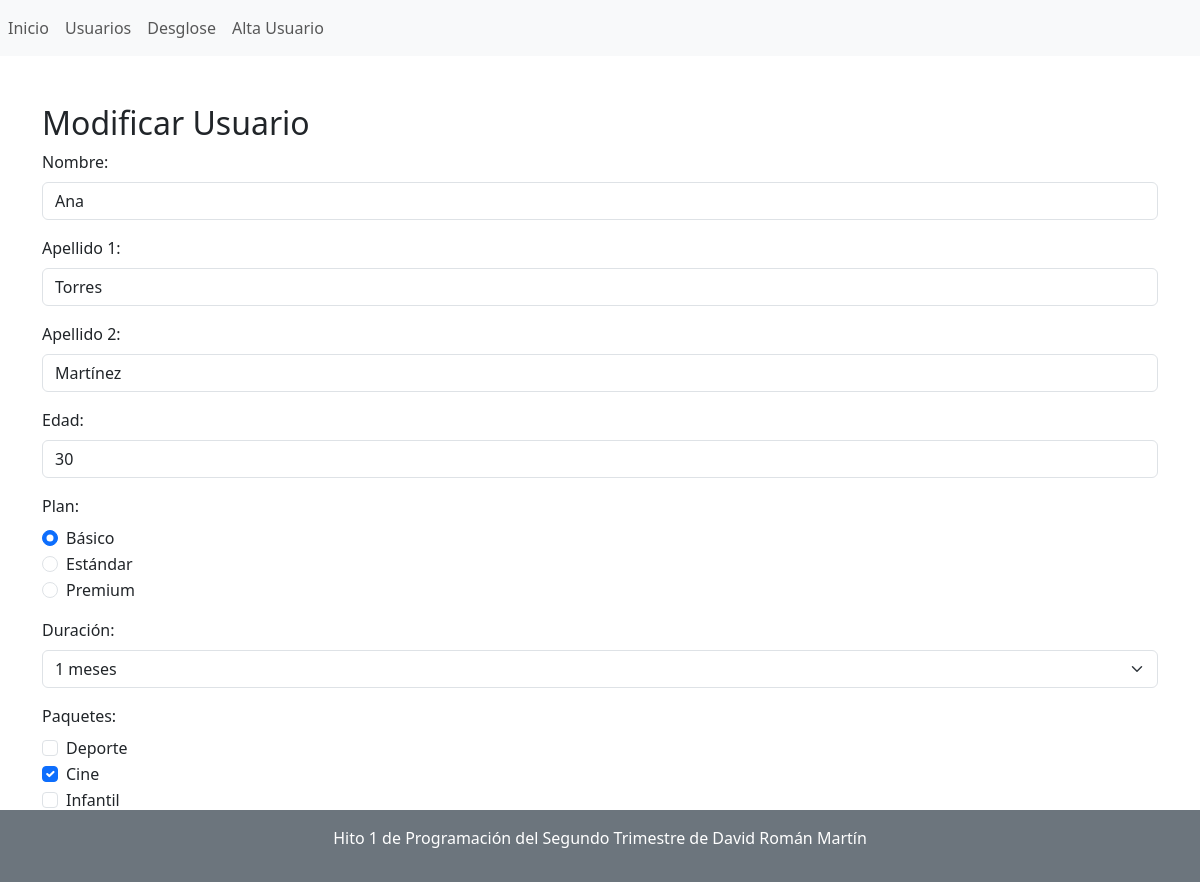
The app's page /modificar.php?correo=ana.torres@example.com with its own data.
### tables this page shows
CREATE TABLE `usuarios` (
  `correo` varchar(100) NOT NULL,
  `nombre` varchar(50) NOT NULL,
  `apellido1` varchar(50) NOT NULL,
  `apellido2` varchar(50) NOT NULL,
  `edad` int NOT NULL,
  PRIMARY KEY (`correo`)
);

CREATE TABLE `planes_usuarios` (
  `correo` varchar(100) NOT NULL,
  `id_plan` int NOT NULL,
  `duracion` int DEFAULT NULL,
  KEY `correo` (`correo`),
  KEY `id_plan` (`id_plan`),
  CONSTRAINT `planes_usuarios_ibfk_1` FOREIGN KEY (`correo`) REFERENCES `usuarios` (`correo`),
  CONSTRAINT `planes_usuarios_ibfk_2` FOREIGN KEY (`id_plan`) REFERENCES `planes` (`id_plan`)
);

CREATE TABLE `planes` (
  `id_plan` int NOT NULL,
  `plan` varchar(50) DEFAULT NULL,
  `precio` decimal(10,2) DEFAULT NULL,
  PRIMARY KEY (`id_plan`)
);

CREATE TABLE `paquetes` (
  `id_paquete` int NOT NULL,
  `paquete` varchar(50) DEFAULT NULL,
  `precio` decimal(10,2) DEFAULT NULL,
  PRIMARY KEY (`id_paquete`)
);

### modificar.php (the view, shortened to what this page needs)
<!DOCTYPE html>
<html>
    <head>
        <link href="https://cdn.jsdelivr.net/npm/bootstrap@5.3.3/dist/css/bootstrap.min.css" rel="stylesheet">
    </head>
    <body>
    <?php
    $conexion = new mysqli("127.0.0.1", "root", "campusfp", "hito1prog");
    include('navegacion.php');
    $correo = $_GET['correo'];
    if (!empty($correo)) {
        $queryUsuario = "SELECT * FROM usuarios WHERE correo = '$correo'";
        $queryPlanes = "SELECT * FROM planes";
        $queryPaquetes = "SELECT * FROM paquetes";
        $queryPlanUsuario = "SELECT * FROM planes_usuarios WHERE correo = '$correo'";
        $queryPaquetesUsuario = "SELECT id_paquete FROM paquetes_usuarios WHERE correo = '$correo'";
        $resultUsuario = $conexion->query($queryUsuario);
        $resultPlanes = $conexion->query($queryPlanes);
        $resultPaquetes = $conexion->query($queryPaquetes);
        $resultPlanUsuario = $conexion->query($queryPlanUsuario);
        $resultPaquetesUsuario = $conexion->query($queryPaquetesUsuario);
        $usuario = $resultUsuario ? $resultUsuario->fetch_assoc() : [];
        $planUsuario = $resultPlanUsuario ? $resultPlanUsuario->fetch_assoc() : [];
        $paquetesUsuario = [];
        if ($resultPaquetesUsuario) {
            while ($row = $resultPaquetesUsuario->fetch_assoc()) {
                $paquetesUsuario[] = $row['id_paquete'];
            }
        }
    } else {
        $usuario = [];
        $planUsuario = [];
        $paquetesUsuario = [];
    }
    if (!empty($usuario)):
        echo '<!DOCTYPE html>';
        echo '<html lang="es">';
        echo '<head>';
        echo '<link href="https://cdn.jsdelivr.net/npm/bootstrap@5.3.3/dist/css/bootstrap.min.css" rel="stylesheet">';
        echo '</head>';
        echo '<body>';
        echo '<div class="container mt-5">';
        echo '<h2>Modificar Usuario</h2>';
        echo '<form method="POST">';
        echo '<div class="mb-3">';
        echo '<label for="Nombre" class="form-label">Nombre:</label>';
        echo '<input type="text" name="Nombre" id="Nombre" class="form-control" value="' . $usuario['nombre'] . '" required>';
        echo '</div>';
        echo '<div class="mb-3">';
        echo '<label for="Apellido1" class="form-label">Apellido 1:</label>';
        echo '<input type="text" name="Apellido1" id="Apellido1" class="form-control" value="' .$usuario['apellido1'] . '" required>';
        echo '</div>';
        echo '<div class="mb-3">';
        echo '<label for="Apellido2" class="form-label">Apellido 2:</label>';
        echo '<input type="text" name="Apellido2" id="Apellido2" class="form-control" value="' .$usuario['apellido2'] . '" required>';
        echo '</div>';
        echo '<div class="mb-3">';
        echo '<label for="Edad" class="form-label">Edad:</label>';
        echo '<input type="number" name="Edad" id="Edad" class="form-control" value="' . $usuario['edad'] . '" required>';
        echo '</div>';
        echo '<div class="mb-3">';
        echo '<label class="form-label">Plan:</label><br>';
        while ($row = $resultPlanes->fetch_assoc()) {
            echo '<div class="form-check">';
            echo '<input type="radio" name="id_plan" class="form-check-input" value="' . $row['id_plan'] . '" ' . (isset($planUsuario['id_plan']) && $row['id_plan'] == $planUsuario['id_plan'] ? 'checked' : '') . '>';
            echo '<label class="form-check-label">' . $row['plan'] . '</label>';
            echo '</div>';
        }
        echo '</div>';
        echo '<div class="mb-3">';
        echo '<label for="duracion" class="form-label">Duración:</label>';
        echo '<select name="duracion" id="duracion" class="form-select">';
        for ($i = 1; $i <= 12; $i++) {
            echo '<option value="' . $i . '" ' . (isset($planUsuario['duracion']) && $i == $planUsuario['duracion'] ? 'selected' : '') . '>' . $i . ' meses</option>';
        }
        echo '</select>';
        echo '</div>';
        echo '<div class="mb-3">';
        echo '<label class="form-label">Paquetes:</label><br>';
        while ($row = $resultPaquetes->fetch_assoc()) {
            echo '<div class="form-check">';
            echo '<input type="checkbox" name="paquete[]" class="form-check-input" value="' . $row['id_paquete'] . '" ' . (in_array($row['id_paquete'], $paquetesUsuario) ? 'checked' : '') . '>';
            echo '<label class="form-check-label">' . $row['paquete'] . '</label>';
            echo '</div>';
        }
        echo '</div>';
        echo '<div class="mb-3">';
        echo '<button type="submit" name="actualizar" class="btn btn-primary">Actualizar</button>';
        echo '<button type="button" class="btn btn-secondary" onclick="window.location.href=\'index.php\'">Volver al Menú Principal</button>';
        echo '</div>';
        echo '</form>';
        echo '</div>';
        echo '</body>';
        echo '</html>';
    endif;
    ?>
        <footer class="bg-secondary text-white text-center py-3 fixed-bottom"><p>Hito 1 de Programación del Segundo Trimestre de David Román Martín</p></footer>
    </body>
</html>

### navegacion.php (shortened to what this page needs)
<nav class="navbar navbar-expand-lg navbar-light bg-light">
    <div class="collapse navbar-collapse" id="navbarNav">
        <ul class="navbar-nav">
            <li class="nav-item active">
                <a class="nav-link" href="index.php">Inicio</a>
            </li>
            <li class="nav-item">
                <a class="nav-link" href="usuarios.php">Usuarios</a>
            </li>
            <li class="nav-item">
                <a class="nav-link" href="desglose.php">Desglose</a>
            </li>
            <li class="nav-item">
                <a class="nav-link" href="alta_usuario.php">Alta Usuario</a>
            </li>
        </ul>
    </div>
</nav>

### records on screen
usuarios: Nombre "Ana", Apellido1 "Torres", Apellido2 "Martínez", Edad "30"
planes: plan "Básico"
planes_usuarios: id_plan "☑", duracion "1 meses"
planes: plan "Estándar"
planes: plan "Premium"
paquetes: paquete "Deporte"
paquetes: id_paquete "☑", paquete "Cine"
paquetes: paquete "Infantil"
